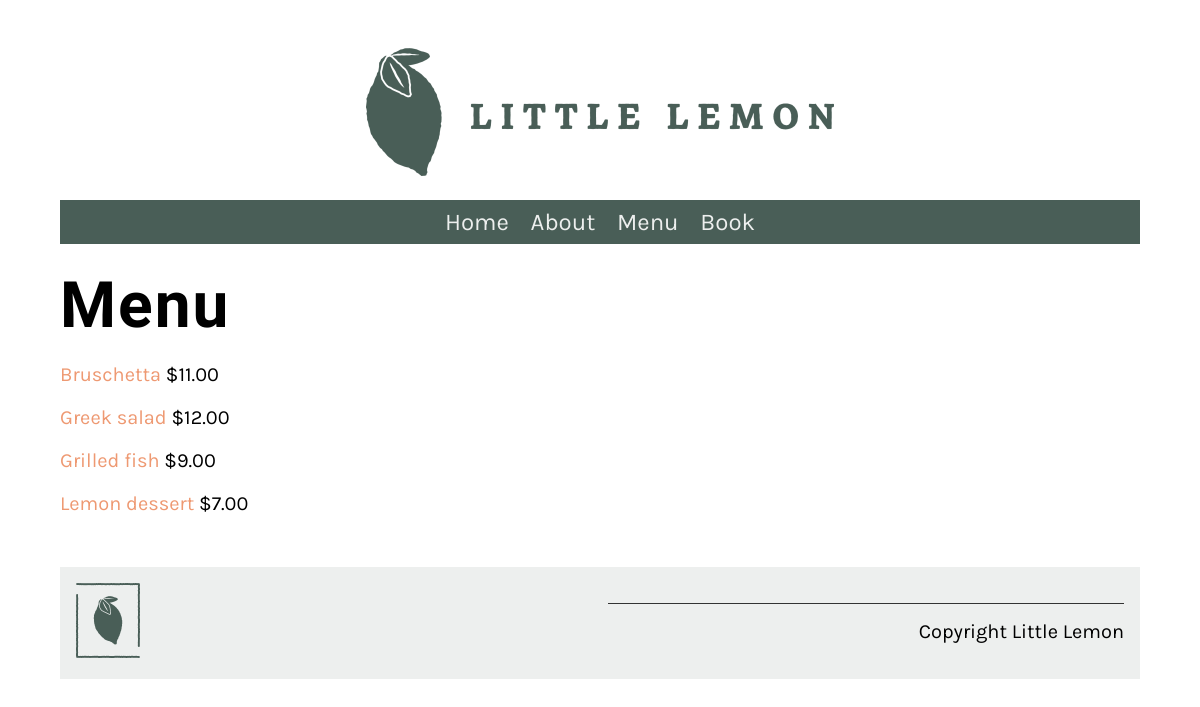
/menu/, run on an earlier commit of the app's database.
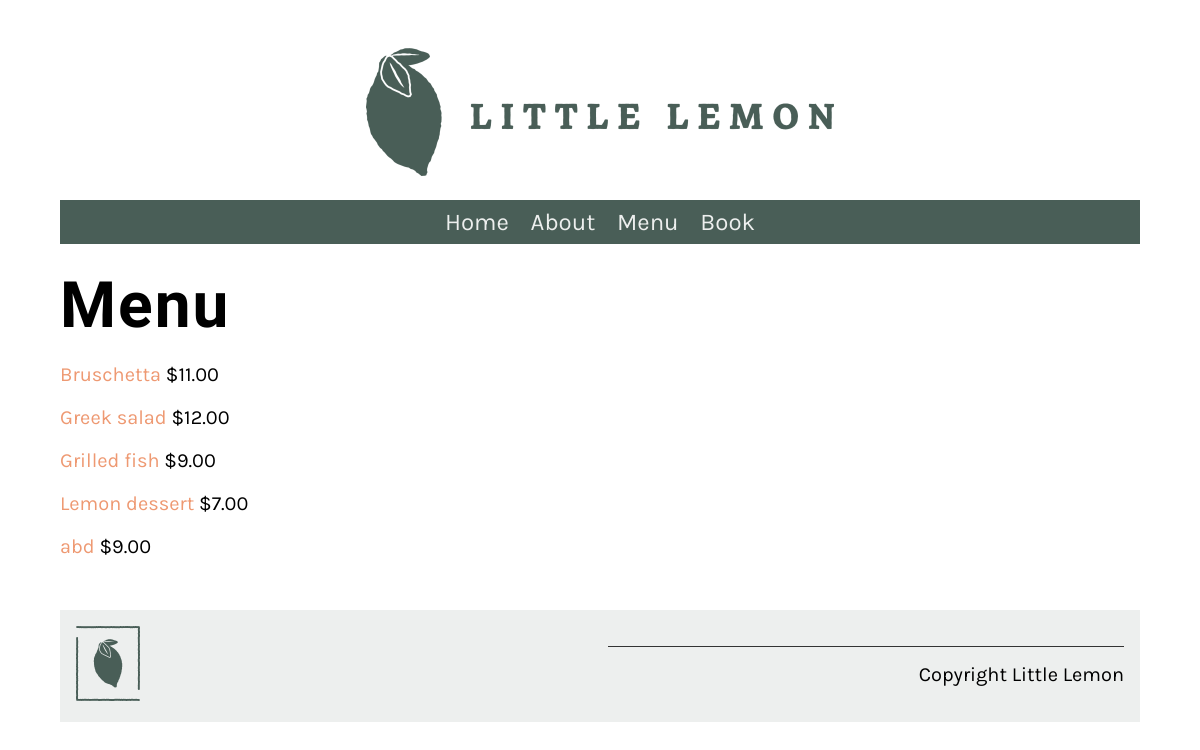
And on a later commit of the database.
### restaurant/models.py (models this page shows, shortened)
class Menu(models.Model):
    name = models.CharField(max_length=200)
    price = models.IntegerField()
    description = models.TextField(max_length=1000, default="")

### restaurant/views.py (the view)
# urls.py: path('menu/', views.menu, name="menu"),
def menu(request):
    menu_data = Menu.objects.all()
    main_data = {"menu": menu_data}
    return render(request, 'menu.html', main_data)

### templates/menu.html
{% extends 'base.html' %}
{% load static %}
{% block content %}
<h1>Menu</h1>
<div class="column">
    {% for item in menu %}
   <p>
        <span class="menu_item"><a href="{% url 'menu_item' pk=item.pk %}">
{{ item.name }}
</a></span>
      <span class="menu_price">${{ item.price }}.00</span>
   </p>
    {% endfor %}
</div>
{% endblock %}

### templates/base.html (shortened to what this page needs)
{% load static %}
<!DOCTYPE html>
<html lang="en">
  <head>
    <link
      rel="preload"
      as="style"
      href="{% static 'css/style.css' %}"
      onload="this.rel = 'stylesheet'"
    />
  </head>
  <body>
    {% include 'partials/_header.html' %}
    <main>{% block content %} {% endblock %}</main>
    {% include 'partials/_footer.html' %}
  </body>
</html>

### templates/partials/_header.html
{% load static %}
<header>
  <img src="{% static 'img/logo.png' %}" />
</header>
<nav>
  <ul>
    <li><a href="{% url 'home' %}">Home</a></li>
    <li><a href="{% url 'about' %}">About</a></li>
    <li><a href="{% url 'menu' %}">Menu</a></li>
    <li><a href="{% url 'book' %}">Book</a></li>
  </ul>
</nav>

### templates/partials/_footer.html
{% load static %}
<footer>
  <article>
    <img src="{% static 'img/logo_footer.png' %}" />
  </article>
  <article>
    <p>Copyright Little Lemon</p>
  </article>
</footer>

### restaurant/static/css/style.css (style rules this page uses)
body { font-family: 'Karla', sans-serif; margin-top: 3rem; margin-bottom: 3rem; margin-left: 5%; margin-right: 5%; }
h1, h2, h3, h4, h5, h6 { font-family: 'Markazi Text', serif; letter-spacing: 2px;; }
h1 { font-size: 4rem; margin-top: 1.5rem; margin-bottom: 0; }
p, ul { font-size: 1.25rem;; }
a { color: #EE9972; text-decoration: none; }
header img { display: block; margin-left: auto; margin-right: auto; max-width: 100%; height: auto; }
nav { background-color: #495E57; margin-top: 1rem; margin-bottom: 1rem; margin-bottom: 0px; }
nav ul { list-style: none; font-size: 1.5rem; text-align: center; padding-inline-start: 0rem; margin-bottom: 0px; }
nav ul li { display: inline-block; margin: 0.5rem; }
nav ul a { color: #EDEFEE; text-decoration: none; }
article { flex:1; }
article img { max-width: 100%; }
footer { background-color: #EDEFEE; padding: 1rem; display: flex; gap: 2rem 1rem; }
footer img { max-width: 50%; }
footer p { border-top: #333333; border-style: solid; border-width: 0.1rem; border-bottom: none; border-left: none; border-right: none; text-align: right; padding-top: 1rem;; }
.column { flex-basis: 50%; margin-bottom: 1rem; padding-bottom: 1rem; }

What changed in the data, as far as the page shows it:
added Menu: name "abd", price "9"
